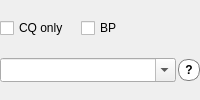
          <widget class="QWidget" name="band_controls_widget">
           <property name="sizePolicy">
            <sizepolicy hsizetype="Preferred" vsizetype="Fixed">
             <horstretch>0</horstretch>
             <verstretch>0</verstretch>
            </sizepolicy>
           </property>
           <layout class="QVBoxLayout" name="band_controls_layout">
            <property name="spacing">
             <number>2</number>
            </property>
            <property name="leftMargin">
             <number>0</number>
            </property>
            <property name="topMargin">
             <number>0</number>
            </property>
            <property name="rightMargin">
             <number>0</number>
            </property>
            <property name="bottomMargin">
             <number>0</number>
            </property>
            <item>
             <layout class="QHBoxLayout" name="decode_filter_layout">
              <property name="spacing">
               <number>12</number>
              </property>
              <property name="rightMargin">
               <number>8</number>
              </property>
              <item>
               <widget class="QCheckBox" name="cbCQonly">
                <property name="toolTip">
                 <string>CQ messages only.</string>
                </property>
                <property name="text">
                 <string>CQ only</string>
                </property>
               </widget>
              </item>
              <item>
               <widget class="QCheckBox" name="cbBypass">
                <property name="toolTip">
                 <string>Bypass Filters toggled via Settings or the Filters menu.</string>
                </property>
                <property name="text">
                 <string>BP</string>
                </property>
               </widget>
              </item>
              <item>
               <spacer name="decode_filter_spacer">
                <property name="orientation">
                 <enum>Qt::Horizontal</enum>
                </property>
                <property name="sizeType">
                 <enum>QSizePolicy::Expanding</enum>
                </property>
                <property name="sizeHint" stdset="0">
                 <size>
                  <width>0</width>
                  <height>0</height>
                 </size>
                </property>
               </spacer>
              </item>
             </layout>
            </item>
            <item>
             <layout class="QHBoxLayout" name="horizontalLayout_16" stretch="1,0">
           <item>
            <widget class="BandComboBox" name="bandComboBox">
             <property name="sizePolicy">
              <sizepolicy hsizetype="MinimumExpanding" vsizetype="Fixed">
               <horstretch>0</horstretch>
               <verstretch>0</verstretch>
              </sizepolicy>
             </property>
             <property name="minimumSize">
              <size>
               <width>0</width>
               <height>0</height>
              </size>
             </property>
             <property name="maximumSize">
              <size>
               <width>16777215</width>
               <height>16777215</height>
              </size>
             </property>
             <property name="toolTip">
              <string>&lt;html&gt;&lt;head/&gt;&lt;body&gt;&lt;p&gt;Select operating band or enter frequency in MHz or enter kHz increment followed by k.&lt;/p&gt;&lt;/body&gt;&lt;/html&gt;</string>
             </property>
             <property name="accessibleName">
              <string>Frequency entry</string>
             </property>
             <property name="accessibleDescription">
              <string>Select operating band or enter frequency in MHz or enter kHz increment followed by k.</string>
             </property>
             <property name="editable">
              <bool>true</bool>
             </property>
             <property name="maxVisibleItems">
              <number>28</number>
             </property>
             <property name="insertPolicy">
              <enum>QComboBox::NoInsert</enum>
             </property>
             <property name="sizeAdjustPolicy">
              <enum>QComboBox::AdjustToMinimumContentsLengthWithIcon</enum>
             </property>
            </widget>
           </item>
           <item>
            <widget class="QPushButton" name="readFreq">
             <property name="enabled">
              <bool>false</bool>
             </property>
             <property name="toolTip">
              <string>&lt;html&gt;&lt;head/&gt;&lt;body&gt;&lt;p&gt;If orange or red there has been a rig control failure, click to reset and read the dial frequency.  S implies split mode.&lt;/p&gt;&lt;/body&gt;&lt;/html&gt;</string>
             </property>
             <property name="accessibleDescription">
              <string>If orange or red there has been a rig control failure, click to reset and read the dial frequency. S implies split mode.</string>
             </property>
             <property name="styleSheet">
              <string notr="true">QPushButton {
 font-family: helvetica;
 font-size: 9pt;
 font-weight: bold;
 background-color: white;
 color: black;
 border-style: solid;
 border-width:1px;
 border-radius:10px;
 border-color: gray;
 max-width:20px;
 max-height:20px;
 min-width:20px;
 min-height:20px;
}
QPushButton[state=&quot;error&quot;] {
 background-color: red;
}
QPushButton[state=&quot;warning&quot;] {
 background-color: orange;
}
QPushButton[state=&quot;ok&quot;] {
 background-color: #00ff00;
}</string>
             </property>
             <property name="text">
              <string>?</string>
             </property>
            </widget>
           </item>
             </layout>
            </item>
           </layout>
          </widget>
